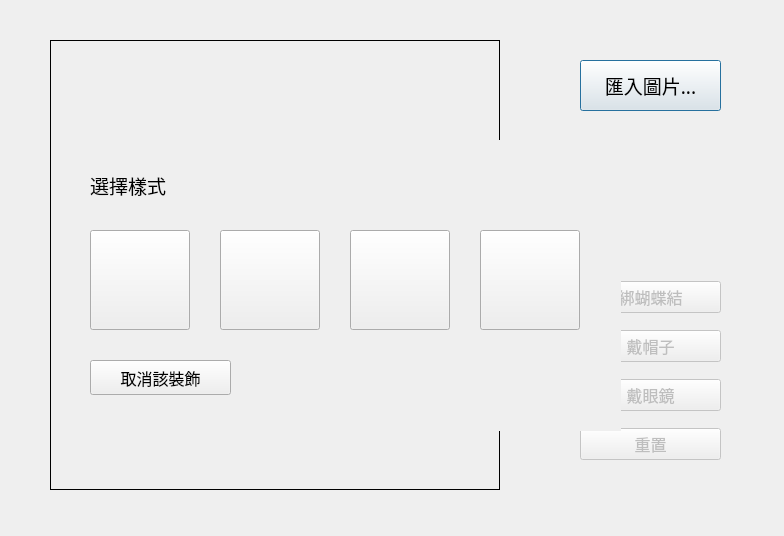
<?xml version="1.0" encoding="UTF-8"?>
<ui version="4.0">
 <class>Dialog</class>
 <widget class="QDialog" name="Dialog">
  <property name="geometry">
   <rect>
    <x>0</x>
    <y>0</y>
    <width>784</width>
    <height>536</height>
   </rect>
  </property>
  <property name="windowTitle">
   <string>Cat decorate</string>
  </property>
  <widget class="QPushButton" name="import_b">
   <property name="geometry">
    <rect>
     <x>580</x>
     <y>60</y>
     <width>141</width>
     <height>51</height>
    </rect>
   </property>
   <property name="font">
    <font>
     <family>Adobe Arabic</family>
     <pointsize>14</pointsize>
    </font>
   </property>
   <property name="text">
    <string>匯入圖片...</string>
   </property>
  </widget>
  <widget class="QWidget" name="verticalLayoutWidget">
   <property name="geometry">
    <rect>
     <x>580</x>
     <y>270</y>
     <width>141</width>
     <height>201</height>
    </rect>
   </property>
   <layout class="QVBoxLayout" name="verticalLayout">
    <property name="sizeConstraint">
     <enum>QLayout::SetDefaultConstraint</enum>
    </property>
    <item>
     <widget class="QPushButton" name="bow_b">
      <property name="enabled">
       <bool>false</bool>
      </property>
      <property name="font">
       <font>
        <family>Adobe Arabic</family>
        <pointsize>12</pointsize>
       </font>
      </property>
      <property name="text">
       <string>綁蝴蝶結</string>
      </property>
     </widget>
    </item>
    <item>
     <widget class="QPushButton" name="hat_b">
      <property name="enabled">
       <bool>false</bool>
      </property>
      <property name="font">
       <font>
        <family>Adobe Arabic</family>
        <pointsize>12</pointsize>
       </font>
      </property>
      <property name="text">
       <string>戴帽子</string>
      </property>
     </widget>
    </item>
    <item>
     <widget class="QPushButton" name="glasses_b">
      <property name="enabled">
       <bool>false</bool>
      </property>
      <property name="font">
       <font>
        <family>Adobe Arabic</family>
        <pointsize>12</pointsize>
       </font>
      </property>
      <property name="text">
       <string>戴眼鏡</string>
      </property>
     </widget>
    </item>
    <item>
     <widget class="QPushButton" name="reset_b">
      <property name="enabled">
       <bool>false</bool>
      </property>
      <property name="font">
       <font>
        <family>Adobe Arabic</family>
        <pointsize>12</pointsize>
       </font>
      </property>
      <property name="text">
       <string>重置</string>
      </property>
     </widget>
    </item>
   </layout>
  </widget>
  <widget class="QLabel" name="cat_label">
   <property name="geometry">
    <rect>
     <x>50</x>
     <y>40</y>
     <width>450</width>
     <height>450</height>
    </rect>
   </property>
   <property name="layoutDirection">
    <enum>Qt::LeftToRight</enum>
   </property>
   <property name="autoFillBackground">
    <bool>true</bool>
   </property>
   <property name="frameShape">
    <enum>QFrame::Box</enum>
   </property>
   <property name="text">
    <string/>
   </property>
  </widget>
  <widget class="QWidget" name="select_widget" native="true">
   <property name="enabled">
    <bool>true</bool>
   </property>
   <property name="geometry">
    <rect>
     <x>60</x>
     <y>140</y>
     <width>561</width>
     <height>291</height>
    </rect>
   </property>
   <property name="autoFillBackground">
    <bool>true</bool>
   </property>
   <widget class="QLabel" name="label">
    <property name="geometry">
     <rect>
      <x>30</x>
      <y>30</y>
      <width>111</width>
      <height>31</height>
     </rect>
    </property>
    <property name="font">
     <font>
      <family>Adobe Arabic</family>
      <pointsize>14</pointsize>
     </font>
    </property>
    <property name="text">
     <string>選擇樣式</string>
    </property>
   </widget>
   <widget class="QPushButton" name="b1">
    <property name="geometry">
     <rect>
      <x>30</x>
      <y>90</y>
      <width>100</width>
      <height>100</height>
     </rect>
    </property>
    <property name="text">
     <string/>
    </property>
   </widget>
   <widget class="QPushButton" name="b2">
    <property name="geometry">
     <rect>
      <x>160</x>
      <y>90</y>
      <width>100</width>
      <height>100</height>
     </rect>
    </property>
    <property name="text">
     <string/>
    </property>
   </widget>
   <widget class="QPushButton" name="b3">
    <property name="geometry">
     <rect>
      <x>290</x>
      <y>90</y>
      <width>100</width>
      <height>100</height>
     </rect>
    </property>
    <property name="text">
     <string/>
    </property>
   </widget>
   <widget class="QPushButton" name="b4">
    <property name="geometry">
     <rect>
      <x>420</x>
      <y>90</y>
      <width>100</width>
      <height>100</height>
     </rect>
    </property>
    <property name="text">
     <string/>
    </property>
   </widget>
   <widget class="QPushButton" name="b0">
    <property name="geometry">
     <rect>
      <x>30</x>
      <y>220</y>
      <width>141</width>
      <height>35</height>
     </rect>
    </property>
    <property name="font">
     <font>
      <family>Adobe Arabic</family>
      <pointsize>12</pointsize>
     </font>
    </property>
    <property name="text">
     <string>取消該裝飾</string>
    </property>
   </widget>
  </widget>
 </widget>
 <resources/>
 <connections/>
</ui>
